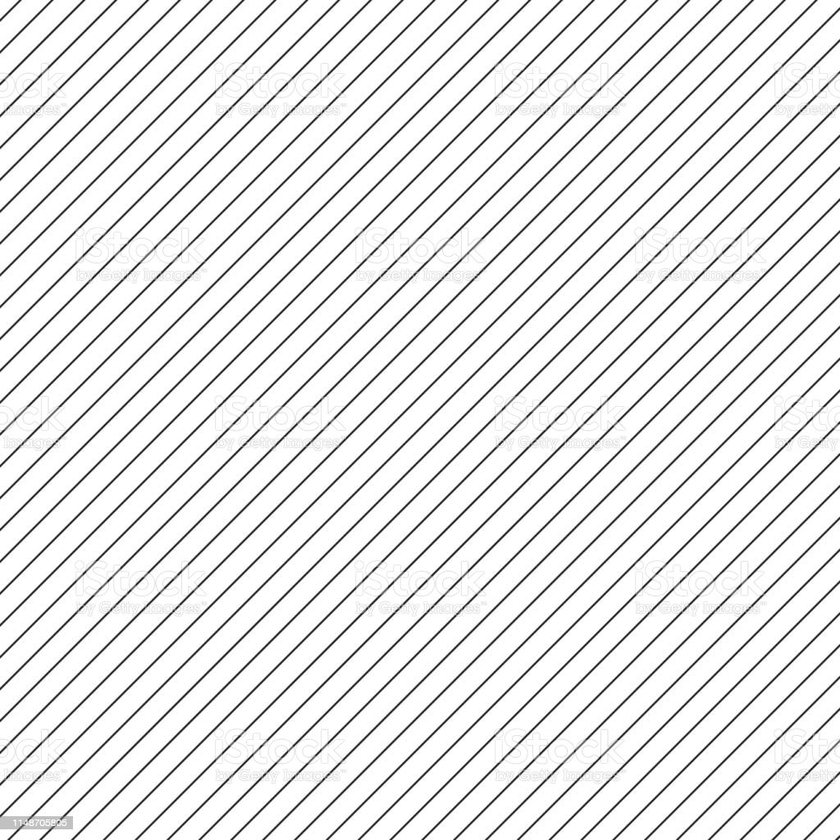
#> input picture Data Science/s.png, 840 x 840 px, shrunk from 1024 x 1024 before the run
$ python duz.py
#> lines starting #> are read from the running program, lines starting #| are printed output that depends on the picture
import cv2
import numpy as np

# Read image
image = cv2.imread('s.png')
#> image is the input picture: shape (840, 840, 3); min 8, max 255, mean 234.2

gray = cv2.cvtColor(image,cv2.COLOR_BGR2GRAY)

edges = cv2.Canny(gray,50,150,apertureSize=3)
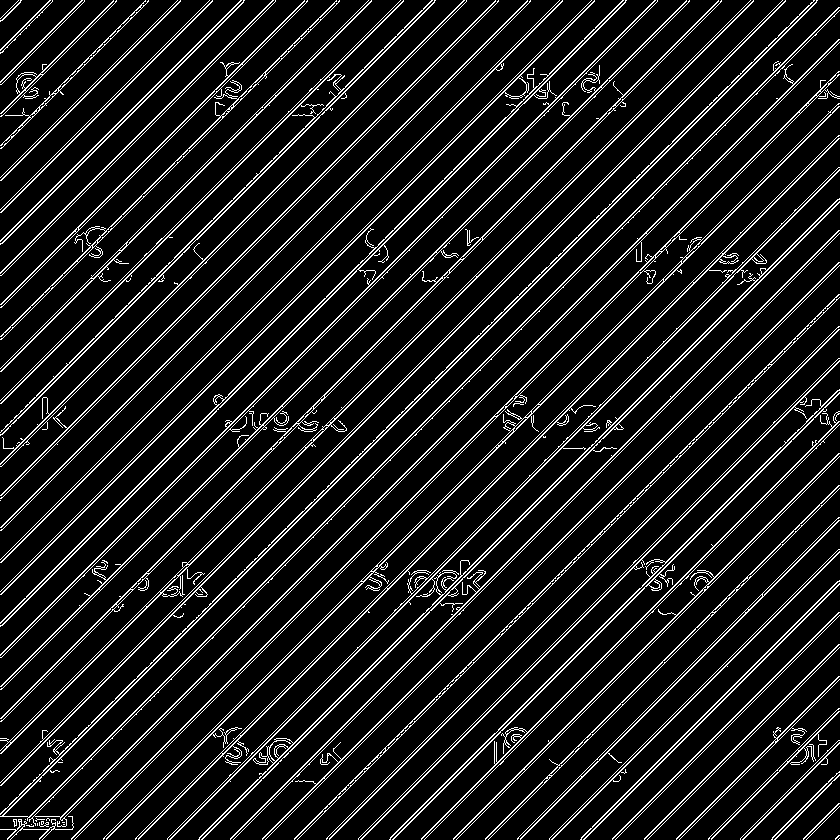
#> edges: shape (840, 840); 10.7% white in thin lines or dots


lines_list =[]
lines = cv2.HoughLinesP(
			edges,
			1,
			np.pi/180,
			threshold=100,
			minLineLength=5,
			maxLineGap=10
			)
#> lines = 131 rows, first 6: [1, 816, 817, 0], [198, 839, 839, 198], [0, 718, 718, 0], [71, 839, 839, 71], [7, 838, 838, 7], [2, 625, 625, 2]

for points in lines:

	x1,y1,x2,y2=points[0]

	cv2.line(image,(x1,y1),(x2,y2),(0,255,0),2)

	lines_list.append([(x1,y1),(x2,y2)])
#> this loop made 131 passes
#> (x1, y1, x2, y2) on passes 1 to 12: (1, 816, 817, 0), (198, 839, 839, 198), (0, 718, 718, 0), (71, 839, 839, 71), (7, 838, 838, 7), (2, 625, 625, 2), (169, 839, 839, 169), (106, 838, 838, 106), (390, 837, 837, 390), (1, 527, 527, 1), (103, 838, 838, 103), (0, 686, 686, 0)
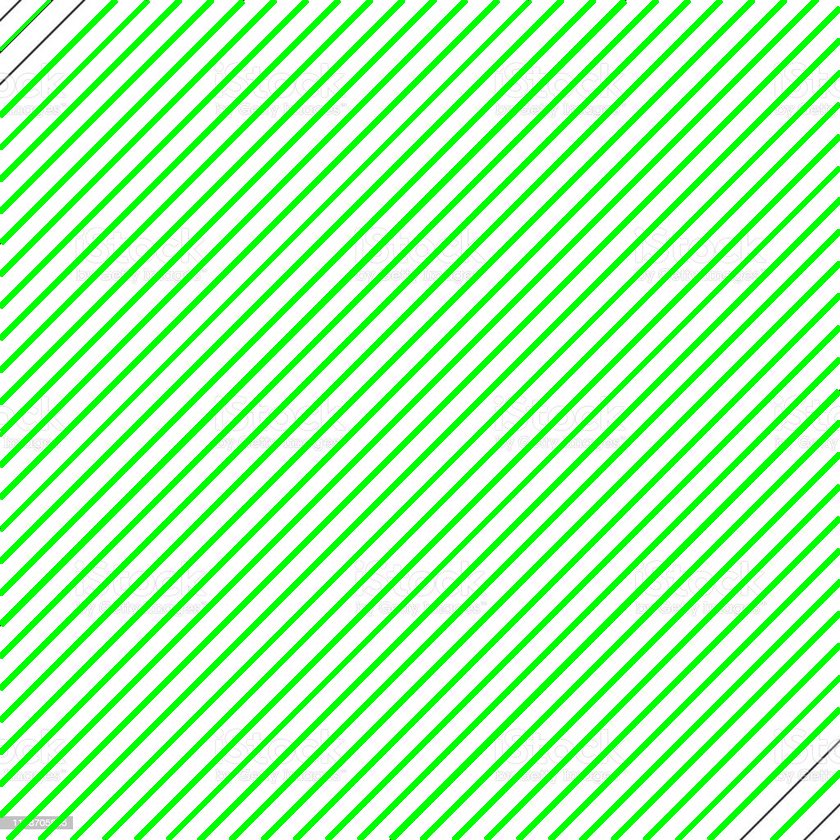
#> image: shape (840, 840, 3); mean B, G, R 183.2, 253.5, 183.2
#> after the loop, lines_list = 131 items

cv2.imwrite('Algilanan.png',image)
